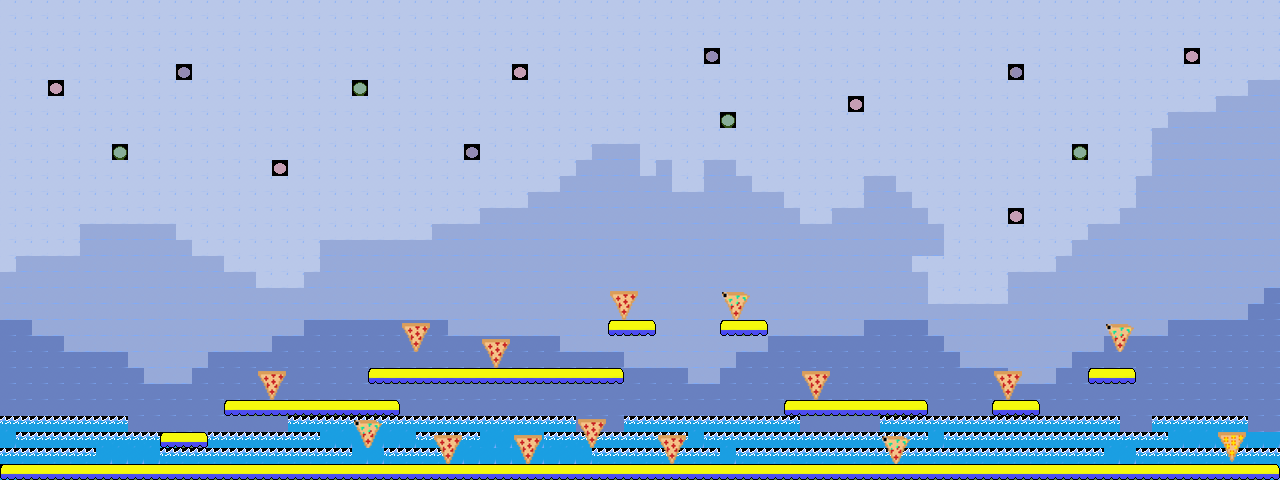

A level layout from a 2D game, rendered from its tile map. Below: a short description, then the map file with tile-grid data replaced by summaries:
An orthogonal 80x30 tile map with 16x16 px tiles, 2 tile layers (fondo, Plataformas), 2 tilesets.

<map version="1.0" orientation="orthogonal" renderorder="right-down" width="80" height="30" tilewidth="16" tileheight="16" nextobjectid="1">
 <tileset firstgid="1" name="tileset2.0" tilewidth="16" tileheight="16" tilecount="924" columns="33">
  <image source="tileset2.0.png" trans="ffffff" width="528" height="448" />
  <tile id="0">
   <properties>
    <property name="tipo" value="pizzaBuena" />
   </properties>
  </tile>
  <tile id="1">
   <properties>
    <property name="tipo" value="pizzaBuena" />
   </properties>
  </tile>
  <tile id="33">
   <properties>
    <property name="tipo" value="pizzaBuena" />
   </properties>
  </tile>
  <tile id="34">
   <properties>
    <property name="tipo" value="pizzaBuena" />
   </properties>
  </tile>
  <tile id="99">
   <properties>
    <property name="tipo" value="pizzaMala" />
   </properties>
  </tile>
  <tile id="100">
   <properties>
    <property name="tipo" value="pizzaMala" />
   </properties>
  </tile>
  <tile id="132">
   <properties>
    <property name="tipo" value="pizzaMala" />
   </properties>
  </tile>
  <tile id="133">
   <properties>
    <property name="tipo" value="pizzaMala" />
   </properties>
  </tile>
  <tile id="198">
   <properties>
    <property name="tipo" value="pizzaDorada" />
   </properties>
  </tile>
  <tile id="199">
   <properties>
    <property name="tipo" value="pizzaDorada" />
   </properties>
  </tile>
  <tile id="231">
   <properties>
    <property name="tipo" value="pizzaDorada" />
   </properties>
  </tile>
  <tile id="232">
   <properties>
    <property name="tipo" value="pizzaDorada" />
   </properties>
  </tile>
 </tileset>
 <tileset firstgid="925" name="tileset3.0" tilewidth="16" tileheight="16" tilecount="924" columns="33">
  <image source="tileset3.0.png" width="528" height="448" />
 </tileset>
 <layer name="fondo" width="80" height="30">
  <data>[2400 cells, 2400 non-empty, 8 distinct tile ids]</data>
 </layer>
 <layer name="Plataformas" width="80" height="30">
  <data>[2400 cells, 191 non-empty, 15 distinct tile ids]</data>
 </layer>
</map>